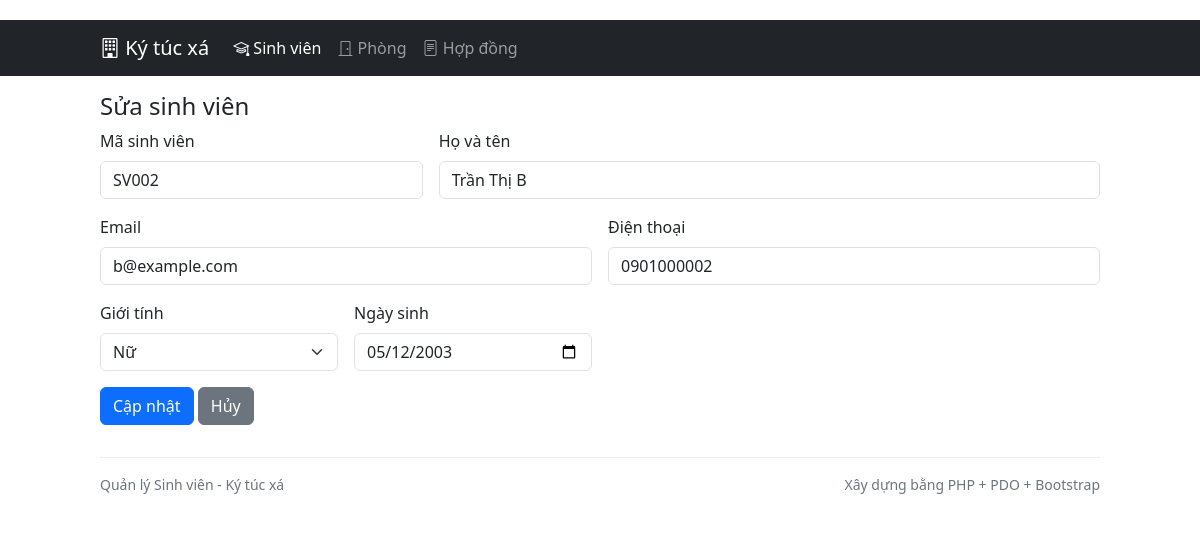
The app's page /index.php?r=students/edit&id=2 with its own data.
### tables this page shows
CREATE TABLE IF NOT EXISTS `students` (
  `id` INT UNSIGNED NOT NULL AUTO_INCREMENT,
  `student_code` VARCHAR(20) NOT NULL,
  `full_name` VARCHAR(100) NOT NULL,
  `email` VARCHAR(120) NOT NULL,
  `phone` VARCHAR(20) NULL,
  `gender` ENUM('male','female','') NOT NULL DEFAULT '',
  `dob` DATE NULL,
  `created_at` DATETIME NOT NULL,
  PRIMARY KEY (`id`),
  UNIQUE KEY `uniq_students_code` (`student_code`),
  UNIQUE KEY `uniq_students_email` (`email`)
);

### controllers/StudentController.php (called while the page is built, shortened)
<?php
require_once __DIR__ . '/../models/Student.php';
class StudentController {
    public function edit(): string {
        $id = (int)($_GET['id'] ?? 0);
        $student = Student::find($this->pdo, $id);
        $content = render_view('students/edit', ['errors' => [], 'student' => $student]);
        return render_view('layout', [
            'title' => 'Sửa sinh viên',
            'content' => $content,
        ]);
    }
}

### models/Student.php (called while the page is built, shortened)
<?php
class Student {
    public static function find(PDO $pdo, int $id): ?array {
        $stmt = $pdo->prepare('SELECT * FROM students WHERE id = ?');
        $stmt->execute([$id]);
        $row = $stmt->fetch();
        return $row ?: null;
    }
}

### views/students/edit.php (the view, shortened to what this page needs)
<h4>Sửa sinh viên</h4>
<form method="post" action="<?= h(base_url('index.php?r=students/update')) ?>" class="row g-3">
  <div class="col-md-4">
    <label class="form-label">Mã sinh viên</label>
    <input class="form-control" name="student_code" value="<?= h($student['student_code']) ?>">
  </div>
  <div class="col-md-8">
    <label class="form-label">Họ và tên</label>
    <input class="form-control" name="full_name" value="<?= h($student['full_name']) ?>">
  </div>
  <div class="col-md-6">
    <label class="form-label">Email</label>
    <input class="form-control" name="email" value="<?= h($student['email']) ?>">
  </div>
  <div class="col-md-6">
    <label class="form-label">Điện thoại</label>
    <input class="form-control" name="phone" value="<?= h($student['phone']) ?>">
  </div>
  <div class="col-md-3">
    <label class="form-label">Giới tính</label>
    <select class="form-select" name="gender">
      <option value="female" <?= $student['gender']==='female'?'selected':'' ?>>Nữ</option>
    </select>
  </div>
  <div class="col-md-3">
    <label class="form-label">Ngày sinh</label>
    <input type="date" class="form-control" name="dob" value="<?= h($student['dob']) ?>">
  </div>
  <div class="col-12">
    <button class="btn btn-primary">Cập nhật</button>
    <a class="btn btn-secondary" href="<?= h(base_url('index.php?r=students/index')) ?>">Hủy</a>
  </div>
</form>

### views/layout.php (style rules this page uses)
body { padding-top: 20px; }
a { text-decoration: none; }

### records on screen
students: student_code "SV002", full_name "Trần Thị B", email "b@example.com", phone "0901000002", gender "Nữ", dob "05/12/2003"

### other values on screen
APP_NAME "Quản lý Sinh viên - Ký túc xá"
